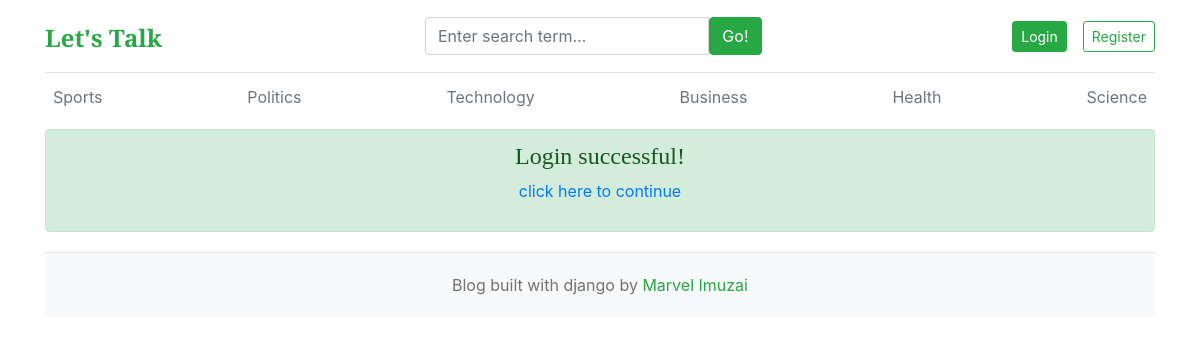
The page /successful/ on the database its author committed.
### blogs/models.py (models this page shows, shortened)
class Category(models.Model):
    category_name = models.CharField(max_length=50, unique=True)
    created_at = models.DateTimeField(auto_now_add=True)
    updated_at = models.DateTimeField(auto_now=True)
    class Meta:
        verbose_name_plural = 'categories'

### blog_main/views.py (the view)
# urls.py: path("successful/",views.successful, name="successful")
def successful(request):
    return render(request, "successful.html")

### blogs/context_processors.py (called while the page is built)
def get_categories(request):
    categories = Category.objects.all()
    return dict(categories=categories)

def get_social_links(request):
    social_links = SocialLink.objects.all()
    return dict(social_links=social_links)

### templates/successful.html
{% extends "base.html" %}
{% block content %}
<div class="alert alert-success" role="alert">
    <h4 class="alert-heading text-center">Login successful!</h4>
    <p class="text-center"><a href="{% url "home" %}">click here to continue</a></p>
  </div>
{% endblock%}

### templates/base.html (shortened to what this page needs)
{% load static %}
<!DOCTYPE html>
<html lang="en">
<head>
    <link href="https://getbootstrap.com/docs/4.0/dist/css/bootstrap.min.css" rel="stylesheet">
    <link href="{% static "css/blog.css" %}" rel="stylesheet">
    <link rel="stylesheet" href="https://cdnjs.cloudflare.com/ajax/libs/font-awesome/4.7.0/css/font-awesome.min.css">
</head>
<body>
    <div class="container">
        <header class="blog-header py-3">
            <div class="row flex-nowrap justify-content-between align-items-center">
                <div class="col-4 pt-1">
                    <a class="blog-header-logo text-success" href="/">Let's Talk</a>
                </div>
                <div class="col-4">
                    <form action="{% url "search" %}" method="GET">
                        <div class="input-group">
                            <input class="form-control " type="text" name="keyword" value="{{keyword}}" placeholder="Enter search term..." aria-label="Enter search term..." aria-describedby="button-search" />
                            <button type="submit" class="btn btn-success" id="button-search" type="button">Go!</button>
                        </div>
                    </form>
                </div>
                <div class="col-4 d-flex justify-content-end align-items-center">
                    {% if not user.is_authenticated %}
                        <a class="btn btn-sm btn-success" href="{% url "login" %}">Login</a>
                        <a class="btn btn-sm btn-outline-success" href="{% url "register" %}">Register</a>
                    {% else %}
                        {% if user.is_staff or user.is_superuser %}
                            <span><a href="{% url "dashboard" %}" class="text-success">Dashboard</a></span>
                            &emsp;
                        {% endif %}
                        <span><a href="{% url "logout" %}" class="text-success">Logout</a></span>
                    {% endif %}
                </div>
            </div>
        </header>
        <div class="nav-scroller py-1 mb-2">
            <nav class="nav d-flex justify-content-between">
                {% for cat in categories %}
                    <a class="p-2 text-muted" href="{% url "posts_by_category" cat.id %}">{{cat.category_name}}</a>
                {% endfor %}
            </nav>
        </div>
        {% block content %}
        {% endblock %}
        <footer class="blog-footer">
            <p> Blog built with django by <a href="#" class="text-success">Marvel Imuzai</a></p>
        </footer>
    </div>
</body>
</html>

### static/css/blog.css (style rules this page uses)
.blog-header { border-bottom: 1px solid #e5e5e5; }
.blog-header-logo { font-family: "Playfair Display", Georgia, "Times New Roman", serif; font-size: 2.25rem; }
h1, h2, h3, h4, h5, h6 { font-family: "Playfair Display", Georgia, "Times New Roman", serif; }
.blog-footer { padding: 2.5rem 0; color: #727272; text-align: center; background-color: #f9f9f9; border-top: .05rem solid #e5e5e5; }
.blog-footer p:last-child { margin-bottom: 0; }

### templates/base.html (style rules this page uses)
.blog-footer { text-align: center; padding: 20px; background-color: #f8f9fa; margin-top: 20px; }
.blog-header-logo { font-weight: bold; font-size: 1.5rem; color: #000; text-decoration: none; }

### rows shown on the page
Category: category_name "Sports"
Category: category_name "Politics"
Category: category_name "Technology"
Category: category_name "Business"
Category: category_name "Health"
Category: category_name "Science"
